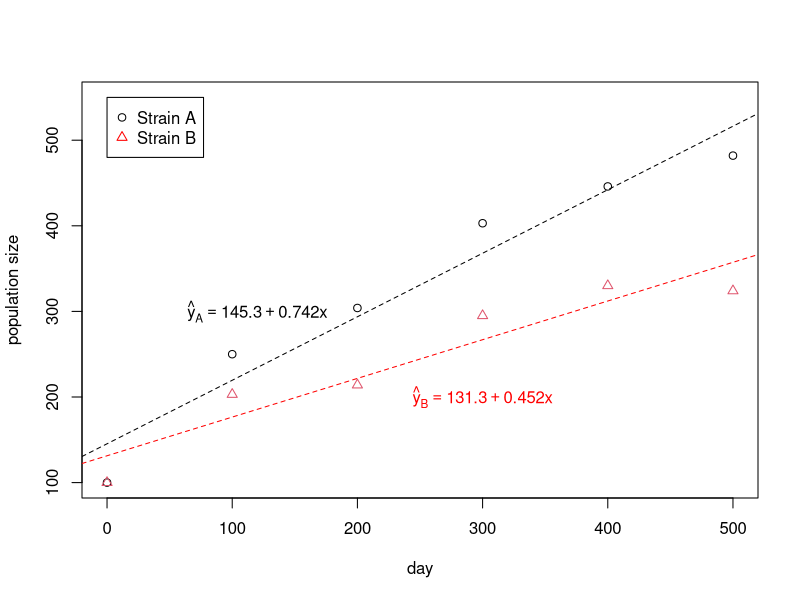

The R script that drew this image:
## ---- chunk 1
knitr::opts_chunk$set(echo = TRUE)
## ---- chunk 2
day = seq(0,500,by=100)
A = c(100,250,304,403,446,482)
B = c(100,203,214,295,330,324)
matplot(day,cbind(A,B),pch=1:2,ylab="population size",ylim = c(100,550))
legend(0,550,c("Strain A", "Strain B"),pch = 1:2,col=c("black","red"))
lm.A = lm(A~day)
lm.B = lm(B~day)
abline(coef(lm.A),lty=2)
abline(coef(lm.B),lty=2,col="red")
text(120,300,expression(hat(y)[A] == 145.3 + 0.742 * x))
text(300,200,expression(hat(y)[B] == 131.3 + 0.452 * x),col="red")
output = rbind(summary(lm.A)$coef,summary(lm.B)$coef)
row.names(output) = c("A-Intercept","A-Slope","B-Intercept","B-Slope")
knitr::kable(output,"html",caption = "The coefficients and their standard errors")

